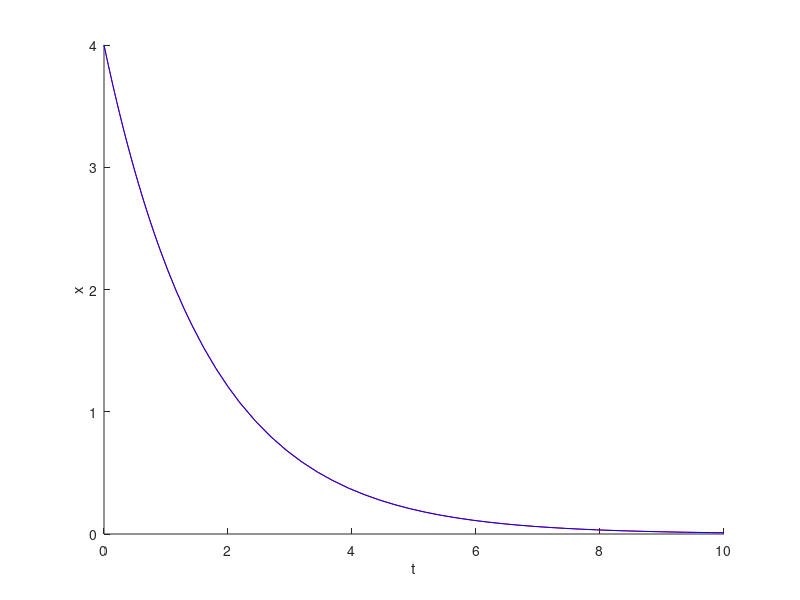
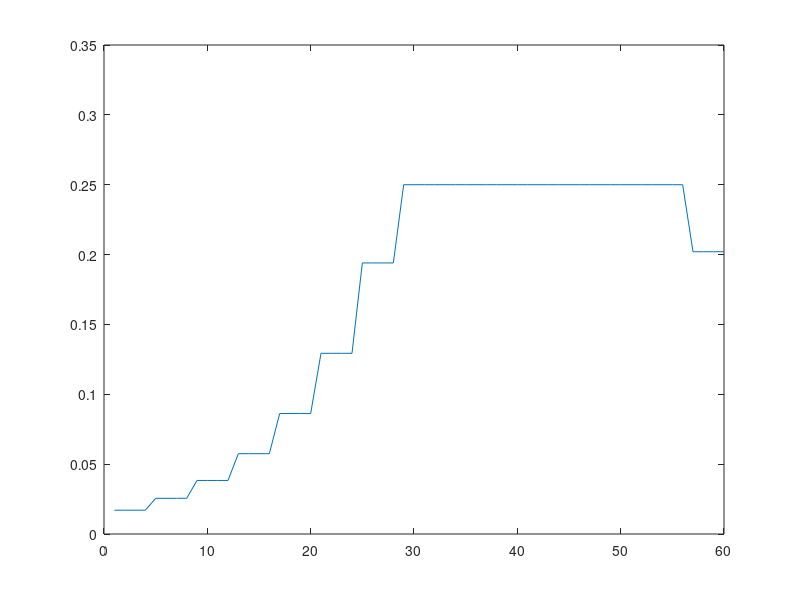
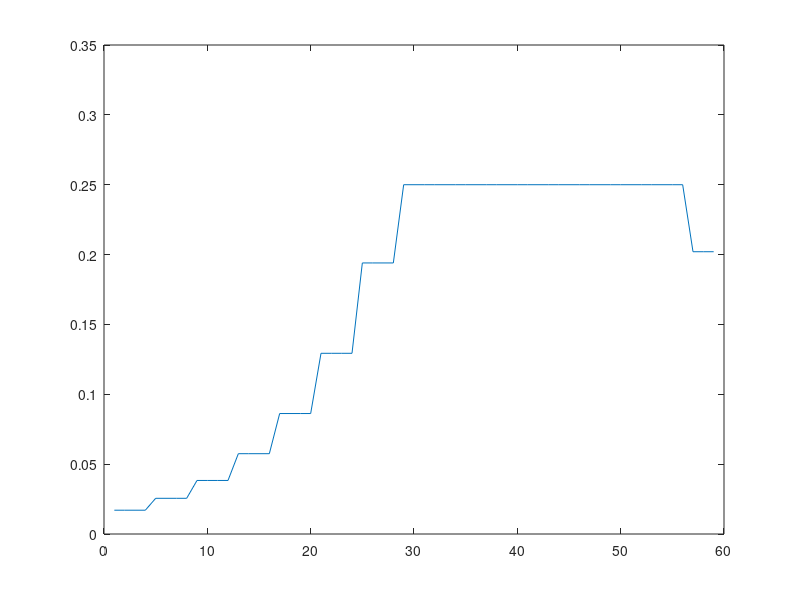

The MATLAB script that drew these images, in order:
%% Question 1: dx/dt = -kx
hold on;
t_span = [0 10];
x0 = 4;
k = 3/5;
[t, x] = ode45(@(t,x) -k*x, t_span, x0);
plot(t,x, 'r');
xlabel("t");
ylabel("x");

%% Question 2
x1 = 4*exp(-3/5*t);
plot(t, x1, 'b');
hold off

%MSE:
n = length(x);

error = 0; %initialise error var to add to 
for i = 1:n
    diff = x1(i) - x(i);
    diff = diff.^2;
    error = error + diff;
end

mse = error/n;
disp(mse);

%% Question 3
figure(2)
a = zeros(1, n-1);
for i = 1:n-1
    a(i) = t(i+1)-t(i);
end
t
plot(a);

%% Vectorised Question 3
figure(3)
y = t(2:n-1) - t(1:n-2);
plot(y)